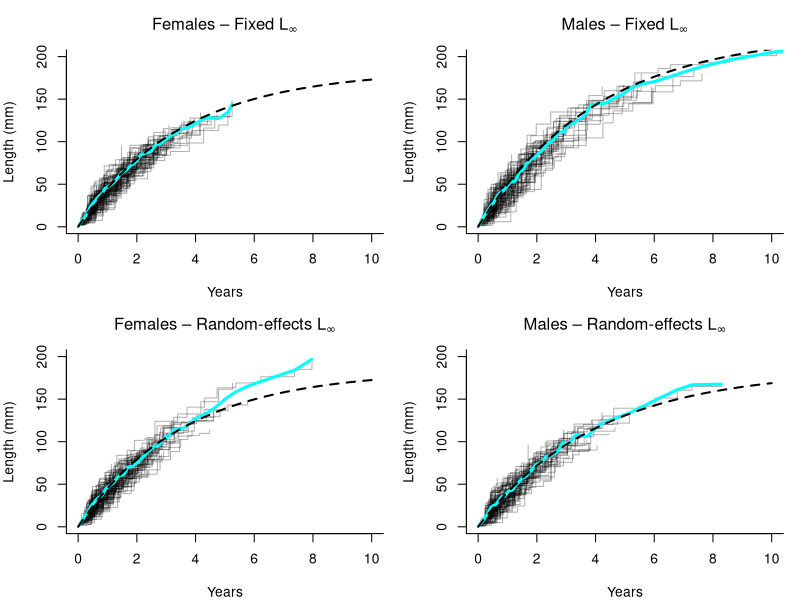

This chart was generated by the following R code:
ln_params <- function(m, s) {
  sdlog  <- sqrt(log(1 + (s^2 / m^2)))
  meanlog <- log(m) - 0.5 * sdlog^2
  c(meanlog = meanlog, sdlog = sdlog)
}

## Beta–gamma MI–IP simulator for lobster growth
simulate_growth <- function(n, ni_vals, T0_range,
                            Linf_type = c("fixed","lognormal","gamma"),
                            Linf_par, k, zeta, gam, b1, b2) {
  
  Linf_type <- match.arg(Linf_type)
  
  ## number of moults & initial IP
  ni  <- sample(ni_vals, n, replace = TRUE)
  T0  <- sample(T0_range[1]:T0_range[2], n, replace = TRUE) / 365
  
  ## individual L_infty
  Linf_vec <- switch(
    Linf_type,
    "fixed"     = rep(Linf_par, n),
    "lognormal" = rlnorm(n, meanlog = Linf_par[1], sdlog = Linf_par[2]),
    "gamma"     = rgamma(n, shape = Linf_par[1], scale = Linf_par[2])
  )
  
  size_list <- time_list <- vector("list", n)
  
  for (i in 1:n) {
    PL  <- numeric(ni[i] + 1)
    IP  <- numeric(ni[i] + 1)
    INT <- numeric(ni[i] + 1)
    
    PL[1]  <- Linf_vec[i] * (1 - exp(-k * T0[i]))
    IP[1]  <- T0[i]
    INT[1] <- T0[i]
    
    for (j in 1:ni[i]) {
      
      ## beta-subordinator increment using current IP
      shape1 <- (1 - exp(-k * IP[j])) * (zeta - 1)
      shape2 <- exp(-k * IP[j])       * (zeta - 1)
      Lambda <- rbeta(1, shape1, shape2)
      
      PL[j + 1] <- PL[j] + (Linf_vec[i] - PL[j]) * Lambda
      
      ## gamma GLM for next IP
      mu_IP     <- exp(b1 + b2 * PL[j])
      IP[j + 1] <- rgamma(1,
                          shape = gam * mu_IP,
                          scale = 1 / gam)
      INT[j + 1] <- INT[j] + IP[j + 1]
    }
    
    size_list[[i]] <- PL
    time_list[[i]] <- INT
  }
  
  list(time = time_list, size = size_list, Linf = Linf_vec)
}

## Parameters (Table 6 + SD = 12 mm)
set.seed(123)

n      <- 100
years  <- 10
t_grid <- seq(0, years, length.out = 300)

## Females
Linf_f_fixed <- 183.87
f_ln <- ln_params(183.27, 12)
meanlog_f <- f_ln["meanlog"]
sdlog_f   <- f_ln["sdlog"]

k_f    <- 0.283
zeta_f <- 75.055
gam_f  <- 12.535
b1_f   <- -2.087
b2_f   <- 0.011

## Males
Linf_m_fixed <- 228.04
m_ln <- ln_params(184.34, 12)
meanlog_m <- m_ln["meanlog"]
sdlog_m   <- m_ln["sdlog"]

k_m    <- 0.2473
zeta_m <- 59.947
gam_m  <- 11.33
b1_m   <- -1.984
b2_m   <- 0.01

## Panel plotting (NO envelope, NO grey blocks)
plot_panel <- function(res, k, Linf_pop, title) {
  
  plot(NA, xlim = c(0, years), ylim = c(0, 200),
       xlab = "Years", ylab = "Length (mm)",
       main = title, bty = "l")   # clean AOAS-style axes
  
  ## individual trajectories
  m <- length(res$time)
  for (i in seq_len(m)) {
    lines(res$time[[i]], res$size[[i]],
          type = "s", col = rgb(0, 0, 0, 0.3))
  }
  
  ## smoothed empirical mean
  all_times <- unlist(res$time)
  all_sizes <- unlist(res$size)
  lines(smooth.spline(all_times, all_sizes, spar = 0.7),
        col = "cyan", lwd = 3)
  
  ## theoretical VBGF curve
  L_vbgf <- Linf_pop * (1 - exp(-k * t_grid))
  lines(t_grid, L_vbgf, lwd = 2, lty = 2)
}

## 2×2 figure: fixed vs random-effects L∞
par(mfrow = c(2, 2), mar = c(4, 4, 3, 1))

## 1. Females – Fixed L∞
res_f_fixed <- simulate_growth(
  n        = n,
  ni_vals  = 4:15,
  T0_range = c(10, 150),
  Linf_type = "fixed",
  Linf_par  = Linf_f_fixed,
  k = k_f, zeta = zeta_f, gam = gam_f, b1 = b1_f, b2 = b2_f
)
plot_panel(res_f_fixed, k_f, Linf_f_fixed,
           expression("Females – Fixed " * L[infinity]))

## 2. Males – Fixed L∞
res_m_fixed <- simulate_growth(
  n        = n,
  ni_vals  = 2:15,
  T0_range = c(5, 150),
  Linf_type = "fixed",
  Linf_par  = Linf_m_fixed,
  k = k_m, zeta = zeta_m, gam = gam_m, b1 = b1_m, b2 = b2_m
)
plot_panel(res_m_fixed, k_m, Linf_m_fixed,
           expression("Males – Fixed " * L[infinity]))

## 3. Females – Random-effects L∞
res_f_random <- simulate_growth(
  n        = n,
  ni_vals  = 4:15,
  T0_range = c(10, 150),
  Linf_type = "lognormal",
  Linf_par  = c(meanlog_f, sdlog_f),
  k = k_f, zeta = zeta_f, gam = gam_f, b1 = b1_f, b2 = b2_f
)
plot_panel(res_f_random, k_f, 183.27,
           expression("Females – Random-effects " * L[infinity]))

## 4. Males – Random-effects L∞
res_m_random <- simulate_growth(
  n        = n,
  ni_vals  = 2:15,
  T0_range = c(5, 150),
  Linf_type = "lognormal",
  Linf_par  = c(meanlog_m, sdlog_m),
  k = k_m, zeta = zeta_m, gam = gam_m, b1 = b1_m, b2 = b2_m
)
plot_panel(res_m_random, k_m, 184.34,
           expression("Males – Random-effects " * L[infinity]))
